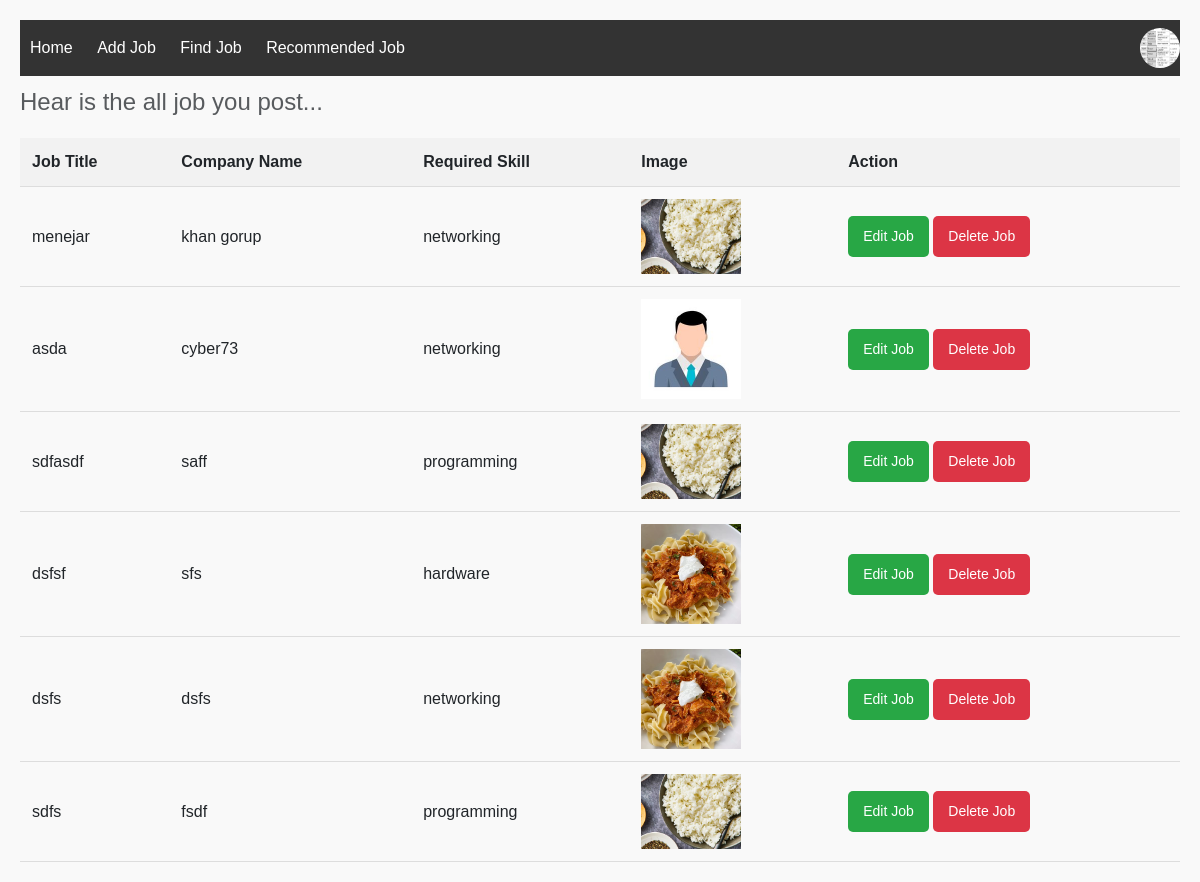
The page /allPost (signed in) on the database as committed earlier.
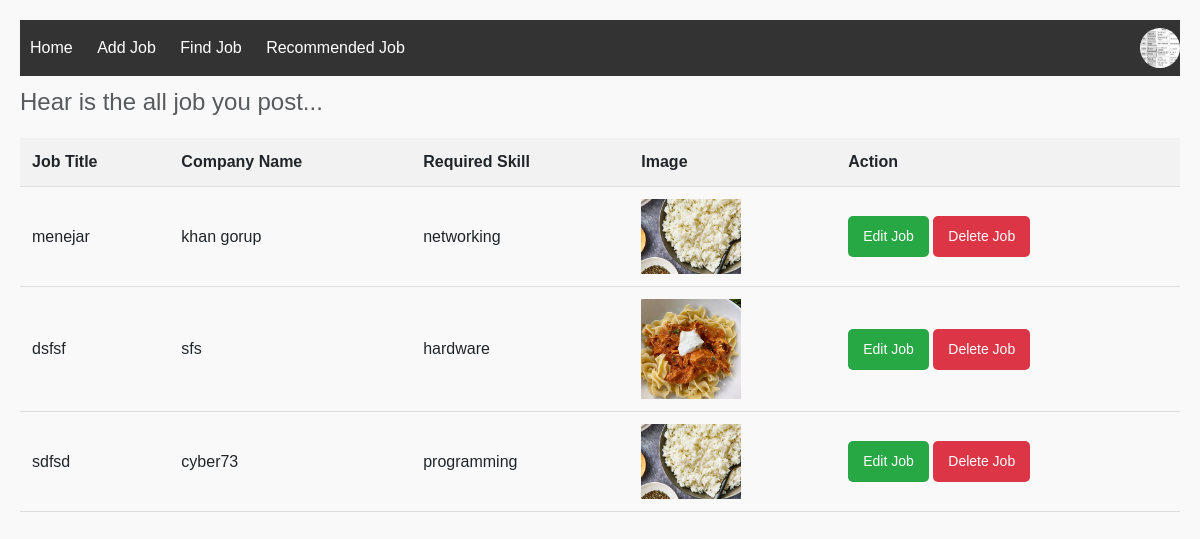
The same page on the database as committed later.
### app/models.py (models this page shows, shortened)
class CustomUserModel(AbstractUser):
    TYPE=[
        ("recruiters","Recruiters"),
        ("jobseekers","Jobseekers")
    ]
    UserType=models.CharField(choices=TYPE,max_length=10,null=True)
    DisplyName=models.CharField(max_length=100,null=True)
    Bio=models.TextField(max_length=300,null=True)
    ContractNumber=models.PositiveIntegerField(null=True)
    WebLink=models.URLField(null=True)
    Photo=models.ImageField(upload_to="static/Midea/UserPhoto",null=True)

class CreateJobModel(models.Model):
    Job_Type=[
        ("full_time","Full Time"),
        ("part_time","Part Time")
    ]
    SKILLS = [
        ("programming", "Programming"),
        ("networking", "Networking"),
        ("hardware", "Hardware"),
    ]
    user=models.ForeignKey(CustomUserModel,on_delete=models.CASCADE,null=True)
    com_name = models.CharField(max_length=255,null=True)
    com_title = models.CharField(max_length=255,null=True)
    com_description = models.TextField(null=True)
    com_logo = models.ImageField(upload_to='static/Midea/company_logos',null=True)
    com_location = models.CharField(max_length=255,null=True)
    job_title = models.CharField(max_length=255,null=True)
    num_openings = models.PositiveIntegerField(null=True)
    Category = models.CharField(choices=Job_Type,max_length=255,null=True)
    job_description = models.TextField(null=True)
    skills = models.CharField(choices=SKILLS,max_length=200,null=True)
    salary = models.CharField(max_length=100,null=True)  # Consider using DecimalField for precise salary values
    deadline = models.DateField(null=True)

### project/views.py (the view)
# urls.py: path('allPost',allPost,name="allPost"),
@login_required
def allPost(req):
    CU=req.user
    data=CreateJobModel.objects.filter(user=CU)
    return render(req,"content/allPost.html",{"data":data})

### template/content/allPost.html (shortened to what this page needs)
{% extends "include/m.html" %}
{% block body %}
<!DOCTYPE html>
<html lang="en">
<head>
    <link rel="stylesheet" href="/static/allPost.css">
</head>
<body>
    <table>
        <caption>Hear is the all job you post...</caption>
        <thead>
            <tr>
                <th>Job Title</th>
                <th>Company Name</th>
                <th>Required Skill</th>
                <th>Image</th>
                <th>Action</th>
            </tr>
        </thead>
        <tbody>
            {% for i in data %}
            <tr>
                <td>{{i.job_title}}</td>
                <td>{{i.com_name}}</td>
                <td>{{i.skills}}</td>
                <td><img src="/{{i.com_logo}}" alt="Company Logo"></td>
                <td>
                    <a href="{% url "editeJob" i.id %}" class="edit-button">Edit Job</a>
                    <a href="{% url "deleteJob" i.id %}" class="delete-button">Delete Job</a>
                </td>
            </tr>
            {% endfor %}
        </tbody>
    </table>
</body>
</html>
{% endblock body %}

### template/include/m.html (shortened to what this page needs)
<!DOCTYPE html>
<html lang="en">
<head>
    <link rel="stylesheet" href="/static/m.css">
    <link href="https://cdn.jsdelivr.net/npm/bootstrap@5.3.3/dist/css/bootstrap.min.css" rel="stylesheet">
</head>
<body>
    {% include "include/navber.html" %}
    {% block body %}
    {% endblock body %}
</body>
</html>

### template/include/navber.html (shortened to what this page needs)
<nav class="navbar">
    <div class="navbar-left">
        <a href="{% url "homePage" %}">Home</a>
        <a href="{% url 'addJobPage' %}">Add Job</a>
        <a href="{% url 'findjobPage' %}">Find Job</a>
        <a href="{% url 'recommendedPage' %}">Recommended Job</a>
    </div>
    <div class="navbar-right">
        {% if user.is_authenticated %}
        <div class="user-dropdown">
            <img src="/{{user.Photo}}" alt="{{user.DisplyName}}">
        </div>
        {% else %}
        <a href="loginPage">Login</a>
        {% endif %}
    </div>
</nav>

### static/m.css (style rules this page uses)
body { font-family: Arial, sans-serif; margin: 0; padding: 0; }
.navbar { display: flex; justify-content: space-between; align-items: center; background-color: #333; padding: 10px 20px; }
.navbar a { color: white; text-decoration: none; margin: 0 10px; }
.navbar-right { display: flex; align-items: center; }
.user-dropdown { position: relative; display: inline-block; }
.user-dropdown img { width: 40px; height: 40px; border-radius: 50%; cursor: pointer; }

### static/allPost.css (style rules this page uses)
body { font-family: Arial, sans-serif; margin: 20px; background-color: #f9f9f9; }
table { width: 100%; border-collapse: collapse; margin-bottom: 20px; }
th, td { padding: 12px; text-align: left; border-bottom: 1px solid #ddd; }
th { background-color: #f2f2f2; }
caption { caption-side: top; font-size: 1.5em; margin-bottom: 10px; }
img { max-width: 100px; }
.edit-button, .delete-button { display: inline-block; padding: 10px 15px; font-size: 14px; color: #fff; border: none; border-radius: 5px; text-decoration: none; text-align: center; cursor: pointer; margin: 5px 0; }
.edit-button { background-color: #28a745; }
.delete-button { background-color: #dc3545; }

Rows that differ between the two databases and show on the page:
removed CreateJobModel: job_title "asda", com_name "cyber73", skills "networking", com_logo (picture)
removed CreateJobModel: job_title "sdfasdf", com_name "saff", skills "programming", com_logo (picture)
removed CreateJobModel: job_title "dsfs", com_name "dsfs", skills "networking", com_logo (picture)
removed CreateJobModel: job_title "sdfs", com_name "fsdf", skills "programming", com_logo (picture)
added CreateJobModel: job_title "sdfsd", com_name "cyber73", skills "programming", com_logo (picture)
